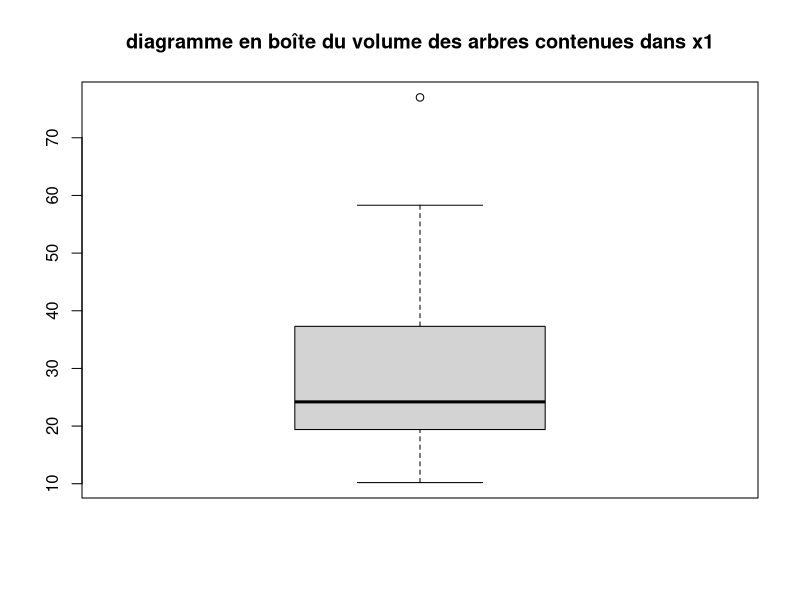
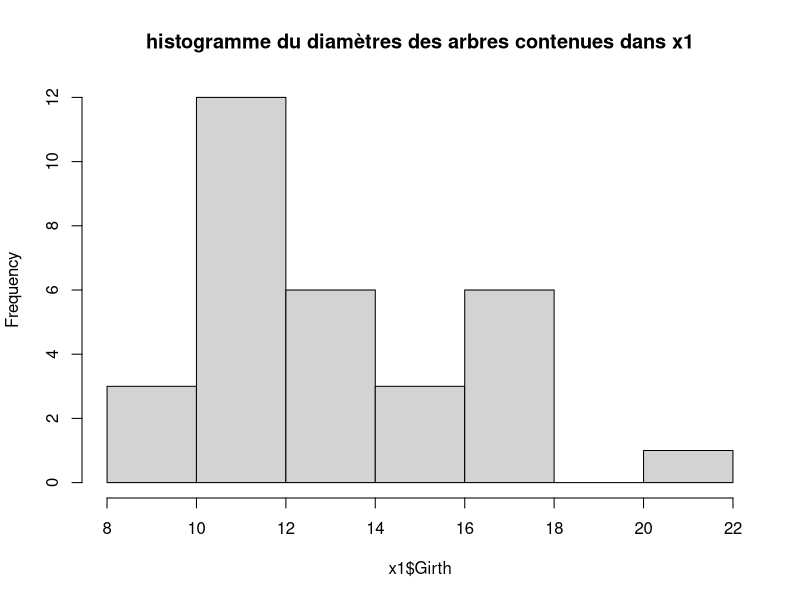
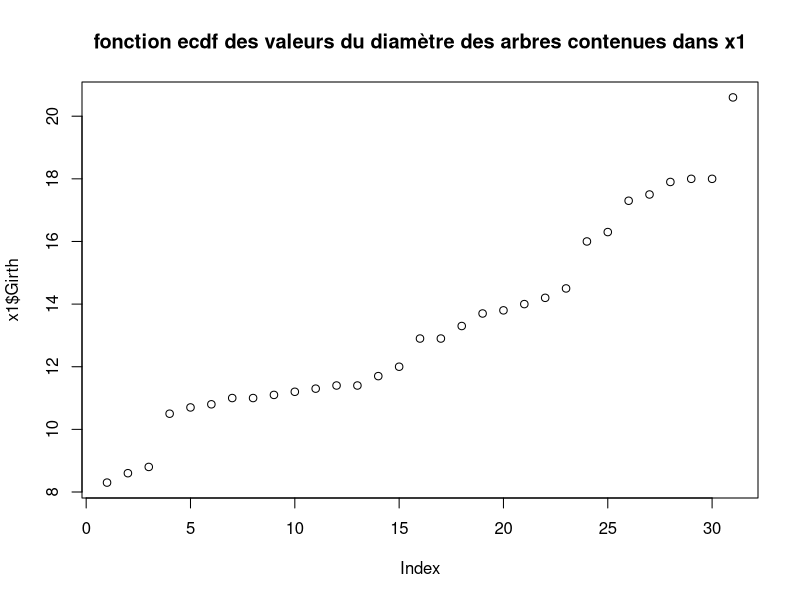
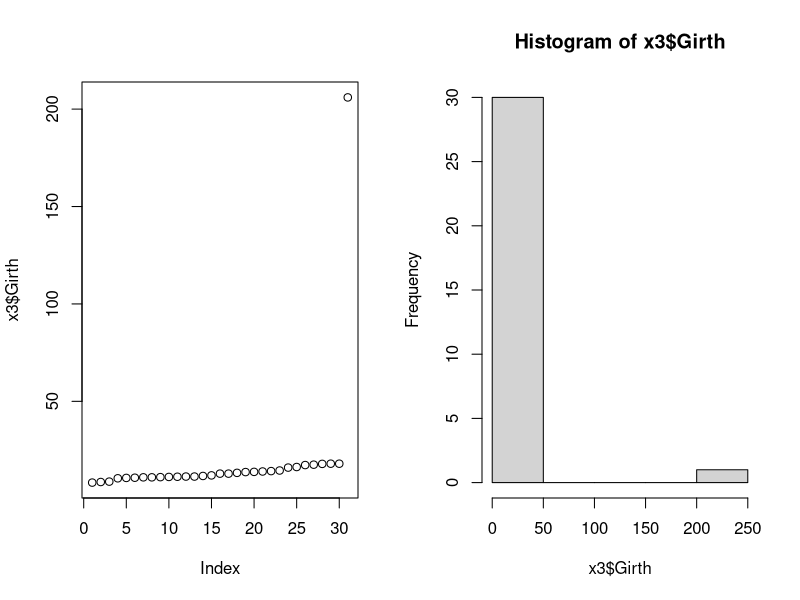
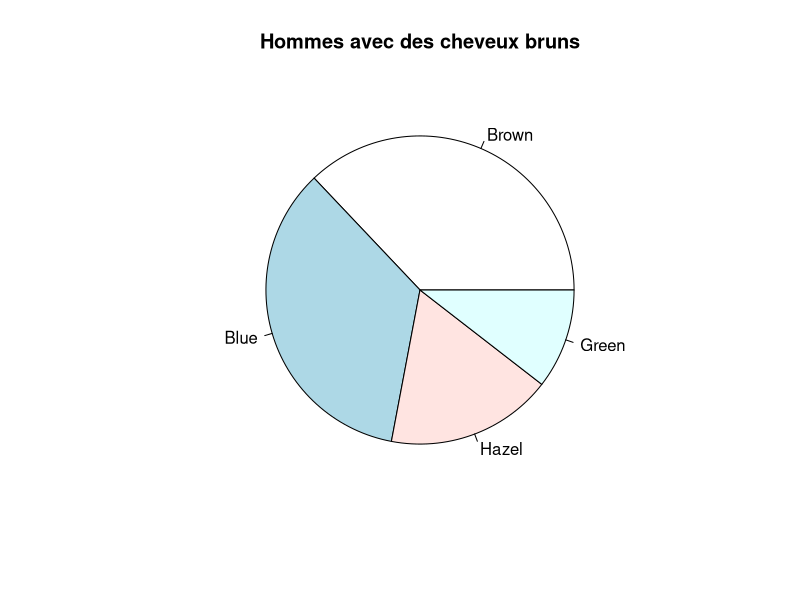
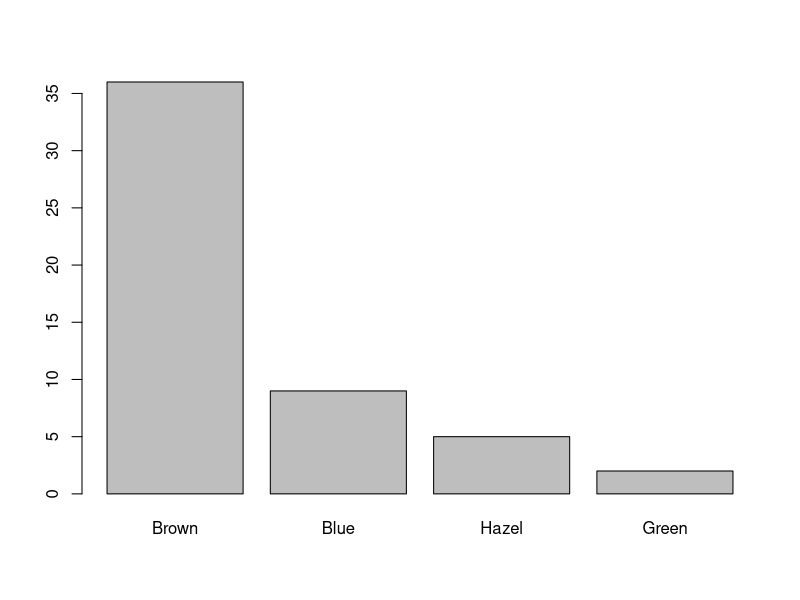
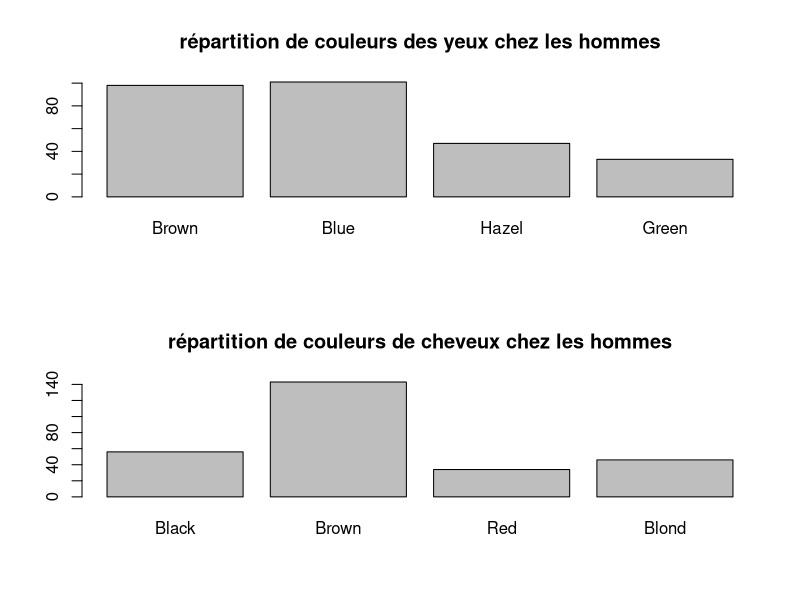
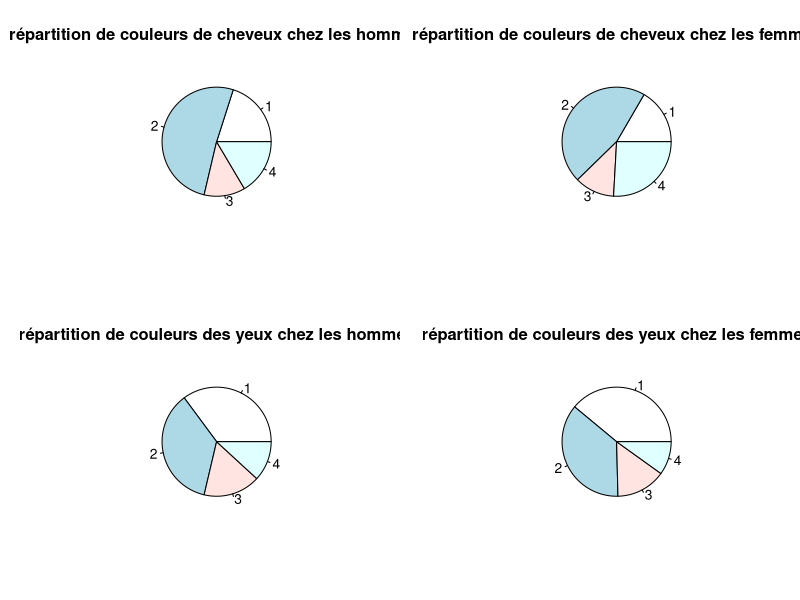

These figures' R source, in order:
#Exercice 1
#1

data()  #affiche les dataframes appelables dans R
x1=trees #on a attribué à la variable "x1" le datadrame "trees"
x2<-HairEyeColor  #idem avec HairEyeColor
x1
x2
#il se saisit de la sorte : x2["couleur de cheveux","couleur d'yeux","Sexe"]
str(x1)     
str(x2)
x1$Girth
x2[1,2,2]
x2[,2,2]

#2

summary(x1)
summary(x2)

#4

boxplot(x1$Volume,
        main="diagramme en boîte du volume des arbres contenues dans x1")

#5

hist(x1$Girth,
     main="histogramme du diamètres des arbres contenues dans x1")

#6

plot(x1$Girth,
     main="fonction ecdf des valeurs du diamètre des arbres contenues dans x1")

#7

x3<-x1
x3
x3[31,"Girth"]<-206
x3
par(mfrow=c(1,2))
plot(x3$Girth)
hist(x3$Girth)

#8

help(pie)
x2

par(mfrow=c(1,1))
pie(x2["Brown",,"Male"],
    main = "Hommes avec des cheveux bruns")

#9

barplot(x2["Black",,"Female"])

#10

par(mfrow=c(2,1))
barplot(c(sum(x2[,"Brown","Male"]),
  sum(x2[,"Blue","Male"]),
  sum(x2[,"Hazel","Male"]),
  sum(x2[,"Green","Male"])),
  names.arg=c("Brown","Blue","Hazel","Green"),
main="répartition de couleurs des yeux chez les hommes")

barplot(c(sum(x2["Black",,"Male"]),
          sum(x2["Brown",,"Male"]),
          sum(x2["Red",,"Male"]),
          sum(x2["Blond",,"Male"])),
        names.arg=c("Black","Brown","Red","Blond"),
        main="répartition de couleurs de cheveux chez les hommes")



#11

par(mfrow=c(2,2))
pie(c(sum(x2["Black",,"Male"]),
      sum(x2["Brown",,"Male"]),
      sum(x2["Red",,"Male"]),
      sum(x2["Blond",,"Male"])),
    main="répartition de couleurs de cheveux chez les hommes")

pie(c(sum(x2["Black",,"Female"]),
      sum(x2["Brown",,"Female"]),
      sum(x2["Red",,"Female"]),
      sum(x2["Blond",,"Female"])),
    main="répartition de couleurs de cheveux chez les femmes")

pie(c(sum(x2[,"Brown","Male"]),
      sum(x2[,"Blue","Male"]),
      sum(x2[,"Hazel","Male"]),
      sum(x2[,"Green","Male"])),
    main="répartition de couleurs des yeux chez les hommes")

pie(c(sum(x2[,"Brown","Female"]),
      sum(x2[,"Blue","Female"]),
      sum(x2[,"Hazel","Female"]),
      sum(x2[,"Green","Female"])),
    main="répartition de couleurs des yeux chez les femmes")


